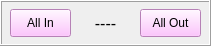
   <widget class="QFrame" name="frame_allInOut">
    <property name="geometry">
     <rect>
      <x>210</x>
      <y>490</y>
      <width>211</width>
      <height>46</height>
     </rect>
    </property>
    <property name="styleSheet">
     <string notr="true">QFrame#frame_allInOut { background-color: #fffde7; }</string>
    </property>
    <property name="frameShape">
     <enum>QFrame::Box</enum>
    </property>
    <property name="frameShadow">
     <enum>QFrame::Raised</enum>
    </property>
    <widget class="QPushButton" name="pushButton_allIn">
     <property name="geometry">
      <rect>
       <x>10</x>
       <y>9</y>
       <width>61</width>
       <height>28</height>
      </rect>
     </property>
     <property name="styleSheet">
      <string notr="true">background-color: rgb(255, 180, 255);</string>
     </property>
     <property name="text">
      <string>All In</string>
     </property>
    </widget>
    <widget class="QLabel" name="label_allStatus">
     <property name="geometry">
      <rect>
       <x>80</x>
       <y>9</y>
       <width>51</width>
       <height>28</height>
      </rect>
     </property>
     <property name="font">
      <font>
       <pointsize>12</pointsize>
      </font>
     </property>
     <property name="text">
      <string>----</string>
     </property>
     <property name="alignment">
      <set>Qt::AlignCenter</set>
     </property>
    </widget>
    <widget class="QPushButton" name="pushButton_allOut">
     <property name="geometry">
      <rect>
       <x>140</x>
       <y>9</y>
       <width>61</width>
       <height>28</height>
      </rect>
     </property>
     <property name="styleSheet">
      <string notr="true">background-color: rgb(255, 180, 255);</string>
     </property>
     <property name="text">
      <string>All Out</string>
     </property>
    </widget>
   </widget>
